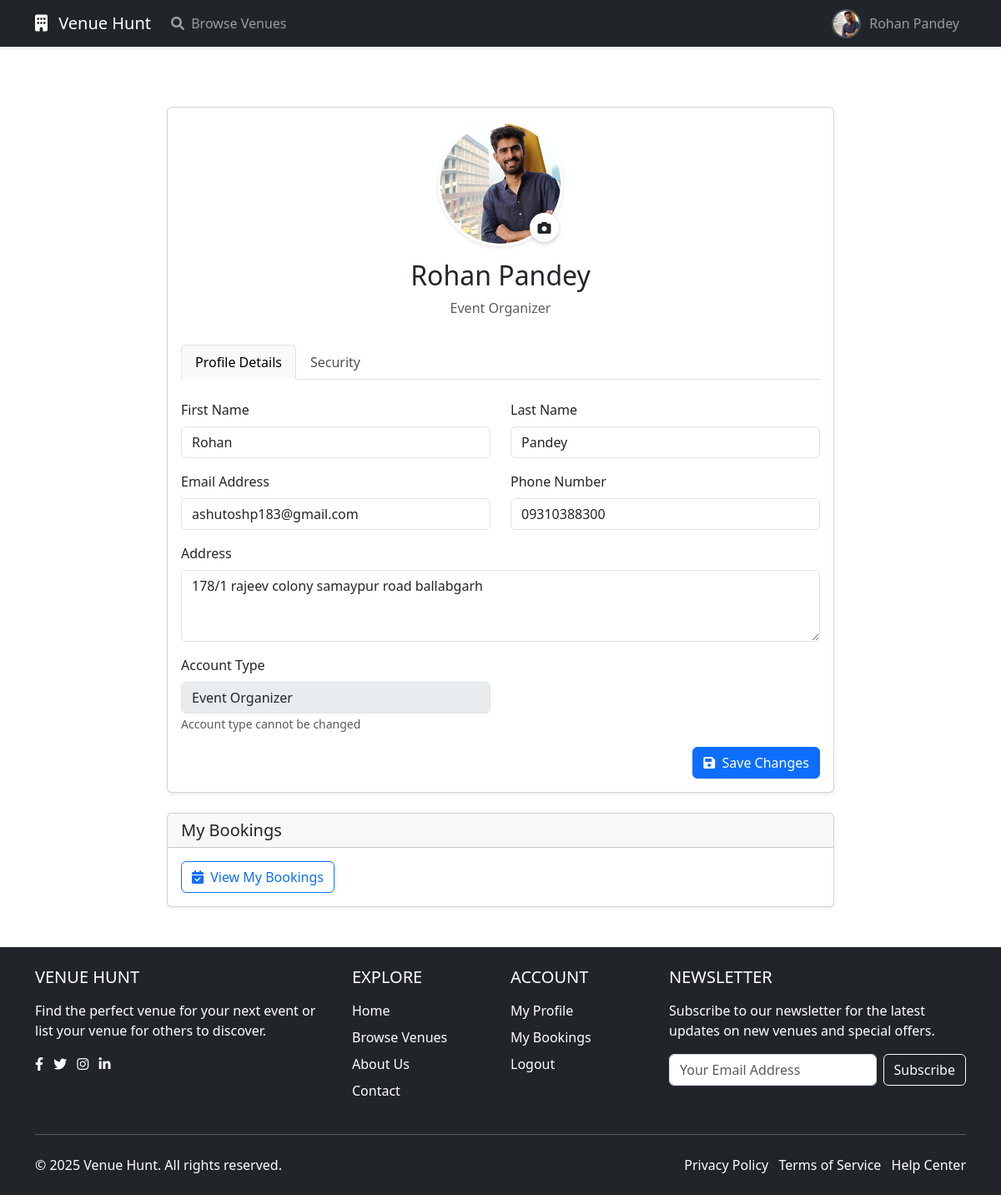
The app's page /accounts/profile/ (signed in) with its own data.
### accounts/models.py (models this page shows, shortened)
class CustomUser(AbstractUser):
    USER_TYPE_CHOICES = (
        ('organizer', 'Event Organizer'),
        ('vendor', 'Venue Owner'),
    )
    user_type = models.CharField(max_length=10, choices=USER_TYPE_CHOICES)
    phone_number = models.CharField(max_length=15, blank=True)
    address = models.TextField(blank=True)
    profile_picture = models.ImageField(upload_to='profile_pics/',
                                      default='profile_pics/default-profile.png',
                                      null=True, blank=True)
    def get_profile_picture_url(self):
        if self.profile_picture and hasattr(self.profile_picture, 'url'):
            return self.profile_picture.url
        return self.profile_picture.field.default

### accounts/views.py (the view)
# urls.py: path('profile/', views.profile_view, name='profile'),
@login_required
def profile_view(request):
    if request.method == 'POST':
        form = ProfileUpdateForm(request.POST, request.FILES, instance=request.user)
        if form.is_valid():
            form.save()
            messages.success(request, 'Your profile has been updated successfully!')
            return redirect('profile')
    else:
        form = ProfileUpdateForm(instance=request.user)
    context = {
        'form': form,
        'user': request.user
    }
    return render(request, 'accounts/profile.html', context)

### accounts/forms.py
class ProfileUpdateForm(forms.ModelForm):
    email = forms.EmailField(required=True)
    first_name = forms.CharField(max_length=30, required=True)
    last_name = forms.CharField(max_length=30, required=True)
    phone_number = forms.CharField(max_length=15, required=False)
    address = forms.CharField(widget=forms.Textarea(attrs={'rows': 3}), required=False)
    profile_picture = forms.ImageField(required=False, widget=forms.FileInput)
    class Meta:
        model = CustomUser
        fields = ('email', 'first_name', 'last_name', 'phone_number',
                 'address', 'profile_picture')
    def __init__(self, *args, **kwargs):
        super().__init__(*args, **kwargs)
        if self.instance and self.instance.pk:
            self.fields['user_type_display'] = forms.CharField(
                disabled=True,
                required=False,
                initial=self.instance.get_user_type_display(),
                label="Account Type"
            )

### accounts/templatetags/form_tags.py (called while the page is built)
@register.filter(name='add_class')
def add_class(value, arg):
    css_classes = value.field.widget.attrs.get('class', '')
    if css_classes:
        css_classes = f"{css_classes} {arg}"
    else:
        css_classes = arg
    return value.as_widget(attrs={'class': css_classes})

### templates/accounts/profile.html (shortened to what this page needs)
{% extends 'base.html' %}
{% load static %}
{% load form_tags %}
{% block extra_css %}
<link rel="stylesheet" href="{% static 'css/auth.css' %}">
{% endblock %}
{% block content %}
<div class="container py-5">
    <div class="profile-container">
        <div class="card mb-4 shadow-sm">
            <div class="card-body">
                <div class="profile-header">
                    <div class="profile-picture-container">
                        <img src="{{ user.get_profile_picture_url }}" alt="{{ user.get_full_name }}" class="profile-picture-large">
                        <label for="id_profile_picture" class="profile-picture-edit" title="Change Profile Picture">
                            <i class="fas fa-camera"></i>
                        </label>
                    </div>
                    <h2>{{ user.get_full_name }}</h2>
                    <p class="text-muted mb-0">{{ user.get_user_type_display }}</p>
                </div>
                <ul class="nav nav-tabs profile-tabs mb-4" id="profileTabs" role="tablist">
                    <li class="nav-item" role="presentation">
                        <button class="nav-link active" id="profile-tab" data-bs-toggle="tab" data-bs-target="#profile" type="button" role="tab" aria-controls="profile" aria-selected="true">Profile Details</button>
                    </li>
                    <li class="nav-item" role="presentation">
                        <button class="nav-link" id="security-tab" data-bs-toggle="tab" data-bs-target="#security" type="button" role="tab" aria-controls="security" aria-selected="false">Security</button>
                    </li>
                </ul>
                <div class="tab-content" id="profileTabsContent">
                    <div class="tab-pane fade show active" id="profile" role="tabpanel" aria-labelledby="profile-tab">
                        <form method="post" enctype="multipart/form-data">
                            <div class="row mb-3">
                                <div class="col-md-6">
                                    <label for="id_first_name" class="form-label">First Name</label>
                                    {{ form.first_name|add_class:"form-control" }}
                                </div>
                                <div class="col-md-6">
                                    <label for="id_last_name" class="form-label">Last Name</label>
                                    {{ form.last_name|add_class:"form-control" }}
                                </div>
                            </div>
                            <div class="row mb-3">
                                <div class="col-md-6">
                                    <label for="id_email" class="form-label">Email Address</label>
                                    {{ form.email|add_class:"form-control" }}
                                </div>
                                <div class="col-md-6">
                                    <label for="id_phone_number" class="form-label">Phone Number</label>
                                    {{ form.phone_number|add_class:"form-control" }}
                                </div>
                            </div>
                            <div class="row mb-3">
                                <div class="col-md-12">
                                    <label for="id_address" class="form-label">Address</label>
                                    {{ form.address|add_class:"form-control" }}
                                </div>
                            </div>
                            {% if form.user_type_display %}
                            <div class="row mb-3">
                                <div class="col-md-6">
                                    <label for="id_user_type_display" class="form-label">Account Type</label>
                                    {{ form.user_type_display|add_class:"form-control" }}
                                    <small class="text-muted">Account type cannot be changed</small>
                                </div>
                            </div>
                            {% endif %}
                            <div class="d-grid gap-2 d-md-flex justify-content-md-end">
                                <button type="submit" class="btn btn-primary">
                                    <i class="fas fa-save me-1"></i> Save Changes
                                </button>
                            </div>
                        </form>
                    </div>
                </div>
            </div>
        </div>
        {% if user.user_type == 'organizer' %}
        <div class="card shadow-sm">
            <div class="card-header">
                <h5 class="mb-0">My Bookings</h5>
            </div>
            <div class="card-body">
                <a href="{% url 'bookings:my_bookings' %}" class="btn btn-outline-primary">
                    <i class="fas fa-calendar-check me-1"></i> View My Bookings
                </a>
            </div>
        </div>
        {% endif %}
    </div>
</div>
{% endblock %}

### templates/base.html (shortened to what this page needs)
{% load static %}
<!DOCTYPE html>
<html lang="en" class="h-100">
<head>
    <link href="https://cdn.jsdelivr.net/npm/bootstrap@5.3.0/dist/css/bootstrap.min.css" rel="stylesheet">
    <link href="https://cdnjs.cloudflare.com/ajax/libs/font-awesome/6.0.0/css/all.min.css" rel="stylesheet">
    <link href="{% static 'css/base.css' %}" rel="stylesheet">
    <link href="{% static 'css/reviews.css' %}" rel="stylesheet">
    {% block extra_css %}{% endblock %}
</head>
<body class="d-flex flex-column h-100">
    <nav class="navbar navbar-expand-lg navbar-dark bg-dark fixed-top">
        <div class="container">
            <a class="navbar-brand" href="/">
                <i class="fas fa-building me-2"></i>
                Venue Hunt
            </a>
            <div class="collapse navbar-collapse" id="navbarNav">
                <ul class="navbar-nav me-auto">
                    <li class="nav-item">
                        <a class="nav-link" href="{% url 'venues:venue_list' %}">
                            <i class="fas fa-search me-1"></i> Browse Venues
                        </a>
                    </li>
                </ul>
                <ul class="navbar-nav">
                    {% if user.is_authenticated %}
                        <li class="nav-item dropdown user-dropdown">
                            <a class="nav-link dropdown-toggle" href="#" id="navbarDropdown" role="button"
                               data-bs-toggle="dropdown" aria-expanded="false">
                                <div class="user-profile">
                                    <img src="{{ user.get_profile_picture_url|default:'/static/images/default-profile.png' }}"
                                         alt="Profile"
                                         class="profile-picture"
                                         data-default="{% static 'images/default-profile.png' %}"
                                         onerror="this.src=this.getAttribute('data-default');"
                                    >
                                    <span class="d-none d-lg-inline">{{ user.get_full_name|default:user.username }}</span>
                                </div>
                            </a>
                        </li>
                    {% endif %}
                </ul>
            </div>
        </div>
    </nav>
    <div class="content-wrapper">
        <div class="container mt-4">
            {% block content %}
            {% endblock %}
        </div>
    </div>
    {% include 'footer.html' %}
</body>
</html>

### static/css/base.css (style rules this page uses)
:root { --primary-color: #0d6efd; --secondary-color: #6c757d; --success-color: #198754; --info-color: #0dcaf0; --warning-color: #ffc107; --danger-color: #dc3545; --light-color: #f8f9fa; --dark-color: #212529; --transition-speed: 0.3s; --box-shadow: 0 0.5rem 1rem rgba(0, 0, 0, 0.15); }
body { overflow-x: hidden; padding-top: 56px; }
.navbar { padding: 0.5rem 1rem; box-shadow: 0 2px 4px rgba(0, 0, 0, 0.1); height: 56px; }
.navbar.fixed-top { position: fixed; top: 0; right: 0; left: 0; z-index: 1030; }
.user-profile { display: flex; align-items: center; gap: 10px; }
.profile-picture { width: 35px; height: 35px; border-radius: 50%; object-fit: cover; border: 2px solid rgba(255, 255, 255, 0.2); transition: border-color 0.3s ease; }
.user-dropdown .dropdown-toggle::after { display: none; }
.card { transition: transform var(--transition-speed), box-shadow var(--transition-speed); overflow: hidden; }
.btn { transition: all var(--transition-speed); }

### templates/accounts/profile.html (style rules this page uses)
.profile-container { max-width: 800px; margin: 0 auto; }
.profile-header { text-align: center; margin-bottom: 2rem; }
.profile-picture-container { position: relative; width: 150px; height: 150px; margin: 0 auto 1rem; }
.profile-picture-large { width: 150px; height: 150px; border-radius: 50%; object-fit: cover; border: 3px solid #fff; box-shadow: 0 2px 5px rgba(0,0,0,0.1); }
.profile-picture-edit { position: absolute; bottom: 5px; right: 5px; background-color: #fff; border-radius: 50%; width: 35px; height: 35px; display: flex; align-items: center; justify-content: center; box-shadow: 0 2px 5px rgba(0,0,0,0.2); cursor: pointer; }
.profile-tabs .nav-link { color: #495057; }
.profile-tabs .nav-link.active { background-color: #f8f9fa; font-weight: 500; }

### templates/base.html (style rules this page uses)
.profile-picture { width: 35px; height: 35px; border-radius: 50%; object-fit: cover; }
.user-profile { display: flex; align-items: center; gap: 10px; }
body { min-height: 100vh; display: flex; flex-direction: column; }
.content-wrapper { flex: 1 0 auto; }

### records on screen
CustomUser: get_profile_picture_url (picture), get_full_name "Rohan Pandey", user_type "Event Organizer", first_name "Rohan", last_name "Pandey", email "ashutoshp183@gmail.com", phone_number "09310388300", address "178/1 rajeev colony samaypur road ballabgarh"
